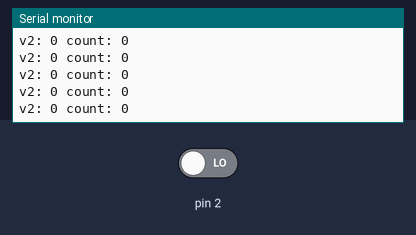
A sketch run on a simulated Arduino Uno, built with avr-gcc and run on an emulated ATmega328P. Parts: the last lines printed to the serial monitor. The test bench sets the inputs (shaded band); at power-on: pin 2 LOW.

Above: at 1.2 s.
1.3 s: pin 2 driven HIGH
At 2.3 s:
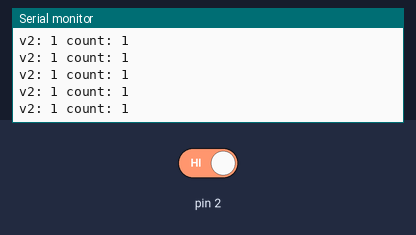
4.3 s: pin 2 driven LOW
At 4.8 s:
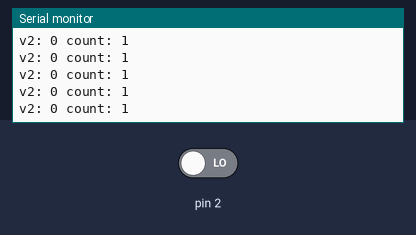

The sketch:

01_click_count.ino
```cpp
int nClicks;

int pv2;

void setup() {
  pinMode(2, INPUT);
  Serial.begin(9600);

  pv2 = 0;
  nClicks = 0;
}

void loop() {
  int v2 = digitalRead(2);

  if (v2 == 1 && pv2 == 0) {
    nClicks += 1;
  }

  pv2 = v2;

  Serial.println("v2: " + String(v2) + " count: " + String(nClicks));

  delay(1);
}
```

Measured:
- after the input at 1.3 s, the serial monitor: prints a new line after 0.08 s (image 1)
- after the input at 4.3 s, the serial monitor: prints a new line after 0.08 s (image 2)
